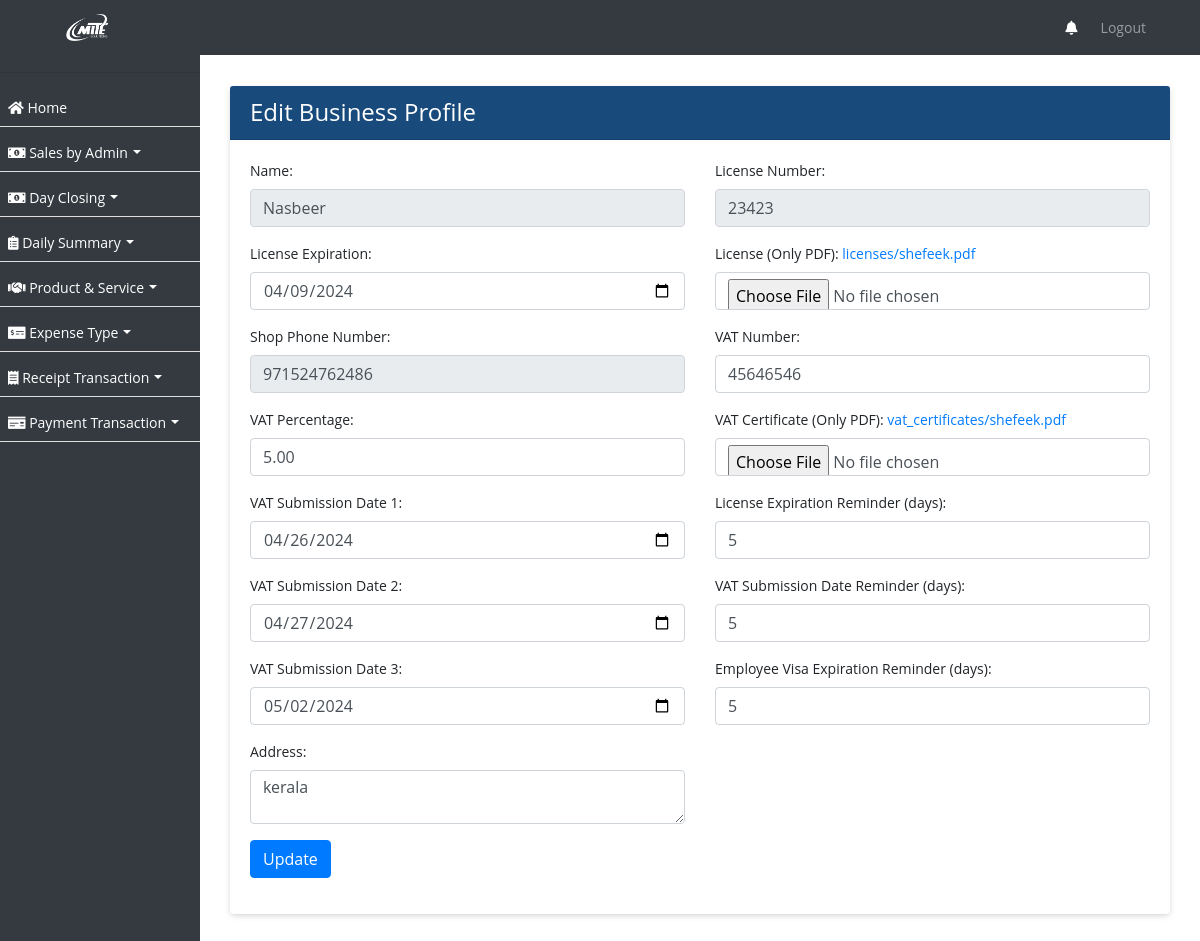
The page /business_profiles/8/edit/ on the database its author committed.
### ezshopapp/models.py (models this page shows, shortened)
class BusinessProfile(models.Model):
    name = models.CharField(max_length=64, blank=False, default=None, null=True)
    license_number = models.CharField(max_length=255)
    license_expiration = models.DateField(null=True)
    license_upload = models.FileField(upload_to='licenses')
    shop_phone_number = models.CharField(max_length=25)
    vat_percentage = models.DecimalField(max_digits=5, decimal_places=2)
    vat_number = models.CharField(max_length=255)
    vat_submission_date_1 = models.DateField(null=True)
    vat_submission_date_2 = models.DateField(null=True)
    vat_submission_date_3 = models.DateField(null=True)
    vat_certificate_upload = models.FileField(upload_to='vat_certificates')
    address = models.TextField()
    license_expiration_reminder_days = models.PositiveIntegerField(verbose_name='License Expiration Reminder (days)')
    vat_submission_date_reminder_days = models.PositiveIntegerField(verbose_name='VAT Submission Date Reminder (days)')
    employee_visa_expiration_reminder_days = models.PositiveIntegerField(verbose_name='Employee Visa Expiration Reminder (days)')
    created_on = models.DateTimeField(auto_now_add=True, null=True)

### ezshopapp/views.py (the view)
# urls.py: path('business_profiles/<int:pk>/edit/', edit_business_profile, name='edit_business_profile'),
def edit_business_profile(request, pk):
    business_profile = get_object_or_404(BusinessProfile, pk=pk)
    if request.method == 'POST':
        form = BusinessProfileForm(request.POST, request.FILES, instance=business_profile)
        if form.is_valid():
            form.save()
            messages.success(request, 'Business profile updated successfully.')
            return redirect('business_profile_list')
    else:
        form = BusinessProfileForm(instance=business_profile)
    return render(request, 'edit_business_profile.html', {'form': form, 'business_profile': business_profile})

### ezshopapp/forms.py
class BusinessProfileForm(forms.ModelForm):
    def __init__(self, *args, **kwargs):
        user = kwargs.pop('user', None)
        super(BusinessProfileForm, self).__init__(*args, **kwargs)
        if user and not user.is_superuser:
            self.fields['shop'].queryset = Shop.objects.filter(admin_user=user)
    class Meta:
        model = BusinessProfile
        fields = '__all__'

### ezshopapp/templates/edit_business_profile.html (shortened to what this page needs)
{% extends 'base.html' %}
{% block content %}
<div class="container">
  <div class="card">
    <div class="card-header">
      <h4 class="mb-0 text-white">Edit Business Profile</h4>
    </div>
    <div class="card-body">
      <form method="post" enctype="multipart/form-data">
        <div class="row">
          <div class="col-md-6">
            <div class="form-group">
              <label for="id_name">Name:</label>
              <input type="text" id="id_name" class="form-control" name="name" value="{{ business_profile.name }}" readonly>
            </div>
            <div class="form-group">
              <label for="id_license_expiration">License Expiration:</label>
              <input type="date" id="id_license_expiration" class="form-control" name="license_expiration" value="{{ business_profile.license_expiration|date:'Y-m-d' }}">
            </div>
            <div class="form-group">
              <label for="id_shop_phone_number">Shop Phone Number:</label>
              <input type="text" id="id_shop_phone_number" class="form-control" name="shop_phone_number" value="{{ business_profile.shop_phone_number }}" readonly>
            </div>
            <div class="form-group">
              <label for="id_vat_percentage">VAT Percentage:</label>
              <input type="number" id="id_vat_percentage" class="form-control" name="vat_percentage" value="{{ business_profile.vat_percentage }}">
            </div>
            <div class="form-group">
              <label for="id_vat_submission_date_1">VAT Submission Date 1:</label>
              <input type="date" id="id_vat_submission_date_1" class="form-control" name="vat_submission_date_1" value="{{ business_profile.vat_submission_date_1|date:'Y-m-d' }}">
            </div>
            <div class="form-group">
              <label for="id_vat_submission_date_2">VAT Submission Date 2:</label>
              <input type="date" id="id_vat_submission_date_2" class="form-control" name="vat_submission_date_2" value="{{ business_profile.vat_submission_date_2|date:'Y-m-d' }}">
            </div>
            <div class="form-group">
              <label for="id_vat_submission_date_3">VAT Submission Date 3:</label>
              <input type="date" id="id_vat_submission_date_3" class="form-control" name="vat_submission_date_3" value="{{ business_profile.vat_submission_date_3|date:'Y-m-d' }}">
            </div>
            <div class="form-group">
              <label for="id_address">Address:</label>
              <textarea id="id_address" class="form-control" name="address">{{ business_profile.address }}</textarea>
            </div>
          </div>
          <div class="col-md-6">
            <div class="form-group">
              <label for="id_license_number">License Number:</label>
              <input type="text" id="id_license_number" class="form-control" name="license_number" value="{{ business_profile.license_number }}" readonly>
            </div>
            <div class="form-group">
              <label for="id_current_license">License (Only PDF): <a href="{{ business_profile.license_upload.url }}" target="_blank">{{ business_profile.license_upload.name }}</a></label>
              <input type="file" id="id_new_license" class="form-control" name="license_upload" accept=".pdf">
            </div>
            <div class="form-group">
              <label for="id_vat_number">VAT Number:</label>
              <input type="text" id="id_vat_number" class="form-control" name="vat_number" value="{{ business_profile.vat_number }}">
            </div>
            <div class="form-group">
              <label for="id_current_vat_certificate"> VAT Certificate (Only PDF): <a href="{{ business_profile.vat_certificate_upload.url }}" target="_blank">{{ business_profile.vat_certificate_upload.name }}</a>
              </label>
              <input type="file" id="id_new_vat_certificate" class="form-control" name="vat_certificate_upload" accept=".pdf">
            </div>
            <div class="form-group">
              <label for="id_license_expiration_reminder_days">License Expiration Reminder (days):</label>
              <input type="number" id="id_license_expiration_reminder_days" class="form-control" name="license_expiration_reminder_days" value="{{ business_profile.license_expiration_reminder_days }}">
            </div>
            <div class="form-group">
              <label for="id_vat_submission_date_reminder_days">VAT Submission Date Reminder (days):</label>
              <input type="number" id="id_vat_submission_date_reminder_days" class="form-control" name="vat_submission_date_reminder_days" value="{{ business_profile.vat_submission_date_reminder_days }}">
            </div>
            <div class="form-group">
              <label for="id_employee_visa_expiration_reminder_days">Employee Visa Expiration Reminder (days):</label>
              <input type="number" id="id_employee_visa_expiration_reminder_days" class="form-control" name="employee_visa_expiration_reminder_days" value="{{ business_profile.employee_visa_expiration_reminder_days }}">
            </div>
          </div>
        </div>
        <div class="form-group">
          <button type="submit" class="btn btn-primary">Update</button>
        </div>
      </form>
    </div>
  </div>
</div>
{% endblock %}

### ezshopapp/templates/base.html (style rules this page uses)
body, p, h1, h2, h3, h4, h5, h6, a, li, label, input, div, span, small { font-family: "Open Sans", sans-serif !important; }
button:focus, button { outline: none !important; border: none; }
body, p, a, li, li>a { font-size:14px !important; }
h4 { color: #fff !important; }
body { padding-top: 56px; background-color: #ffffff !important; }
.form-control { line-height: 1.25 !important; }
textarea { overflow: auto; resize: vertical; width: 100%; border: 1px solid #ccc; border-radius: 5px; }
.card { border:0px !important; margin-top:15px; margin-bottom:15px; box-shadow: 0px 2px 6px -1px #ccc; }
.card-header { background-color: #184b7c !important; color:#fff !important; }
.btn-primary { --bs-btn-color: #fff; --bs-btn-bg: #00B69B; --bs-btn-border-color: #00B69B; --bs-btn-hover-color: #000; --bs-btn-hover-bg: #26c1aa; --bs-btn-hover-border-color: #1abda5; --bs-btn-focus-shadow-rgb: 0, 155, 132; --bs-btn-active-color: #000; --bs-btn-active-bg: #33c5af; --bs-btn-active-border-color: #1abda5; --bs-btn-active-shadow: inset 0 3px 5px rgba(0, 0, 0, 0.125); --bs-btn-disabled-color: #000; --bs-btn-disabled-bg: #00B69B; --bs-btn-disabled-border-color: #00B69B; }
input, select { width: 100%; padding: 0.375rem 0.75rem; margin-bottom: 0.5rem; font-size: 1rem; line-height: 1.5; color: #495057; background-color: #fff; background-clip: padding-box; border: 1px solid #ced4da; border-radius: 0.25rem; transition: border-color 0.15s ease-in-out, box-shadow 0.15s ease-in-out; }

### ezshopapp/templates/edit_business_profile.html (style rules this page uses)
.form-control[type=file] { line-height: 1.75em !important; }

### rows shown on the page
BusinessProfile: name "Nasbeer", license_expiration "04/09/2024", shop_phone_number "971524762486", vat_percentage "5.00", vat_submission_date_1 "04/26/2024", vat_submission_date_2 "04/27/2024", vat_submission_date_3 "05/02/2024", address "kerala", license_number "23423", license_upload.name "licenses/shefeek.pdf", vat_number "45646546", vat_certificate_upload.name "vat_certificates/shefeek.pdf", license_expiration_reminder_days "5", vat_submission_date_reminder_days "5", employee_visa_expiration_reminder_days "5"
